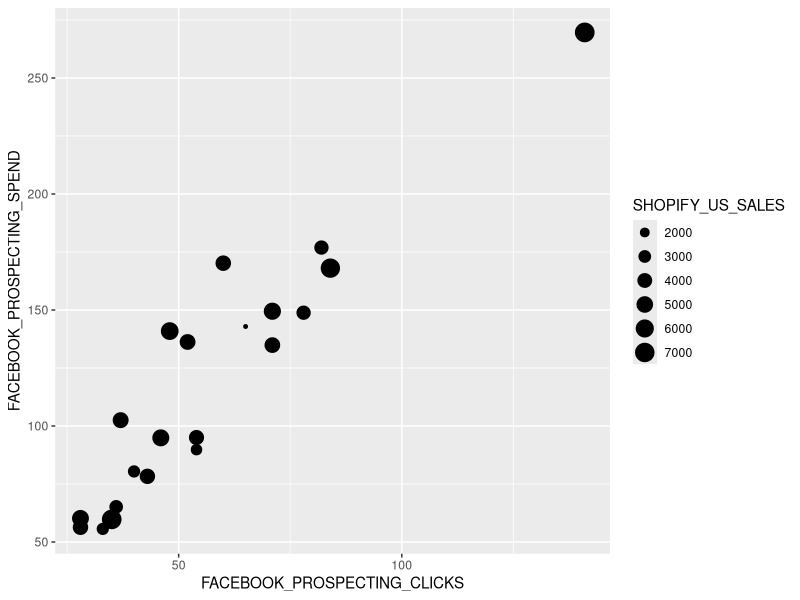
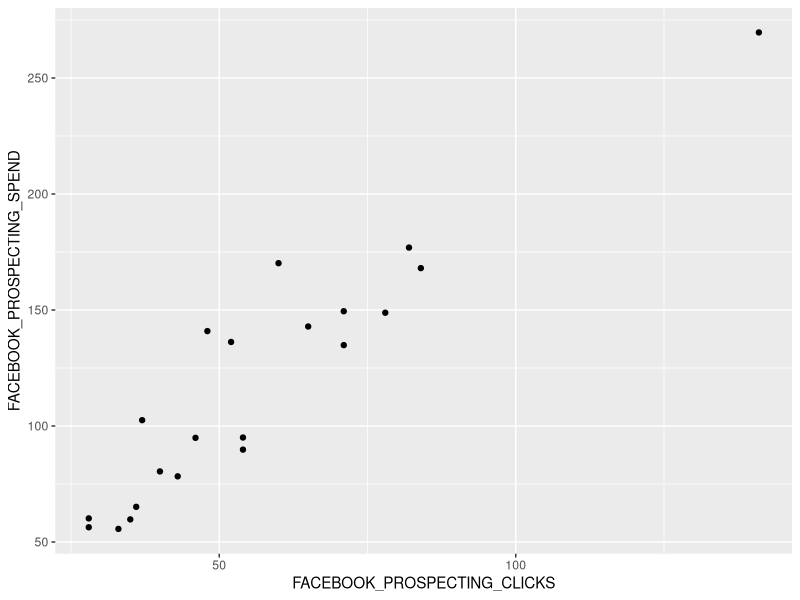
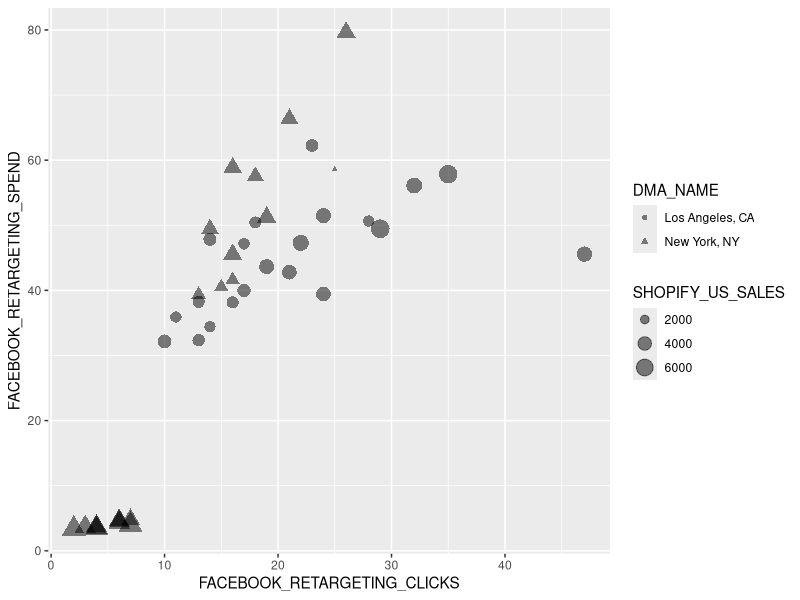
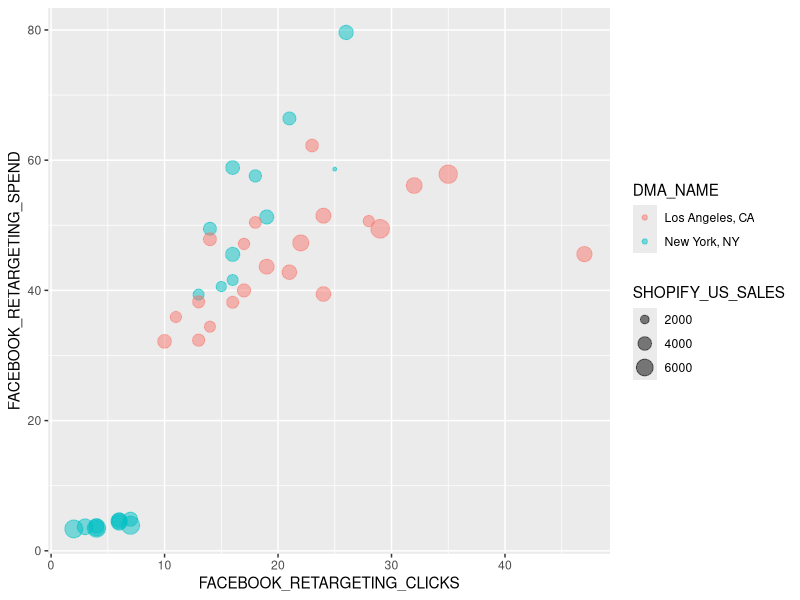
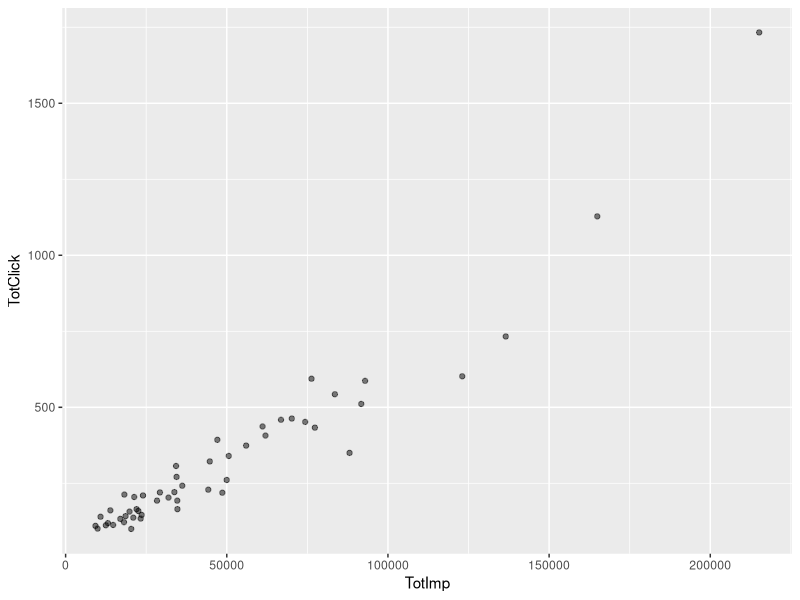
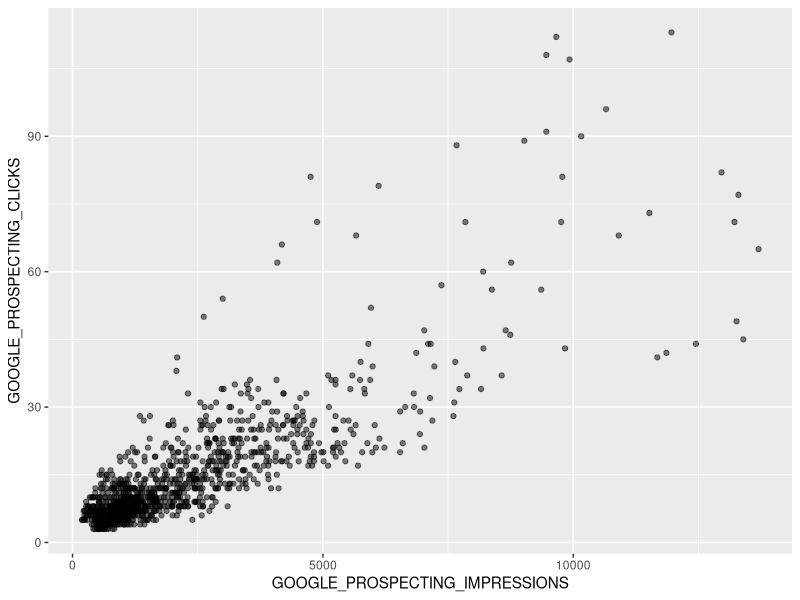
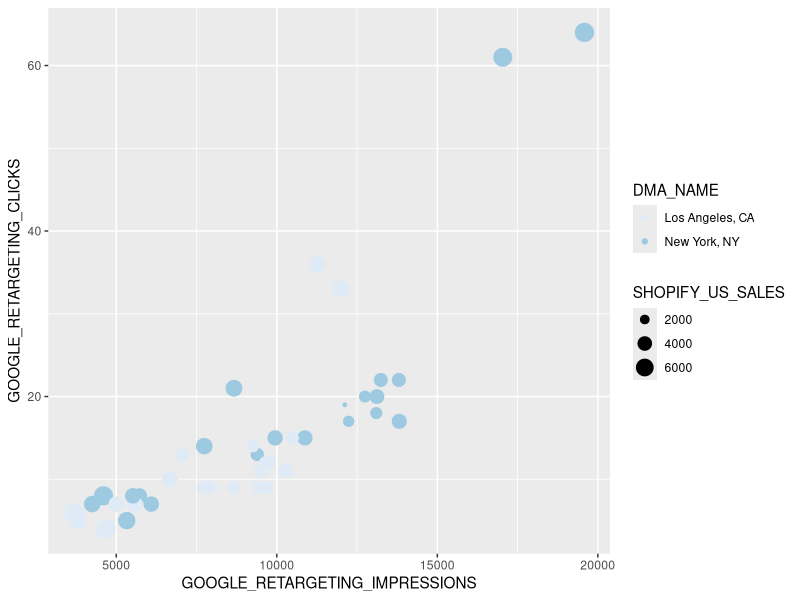
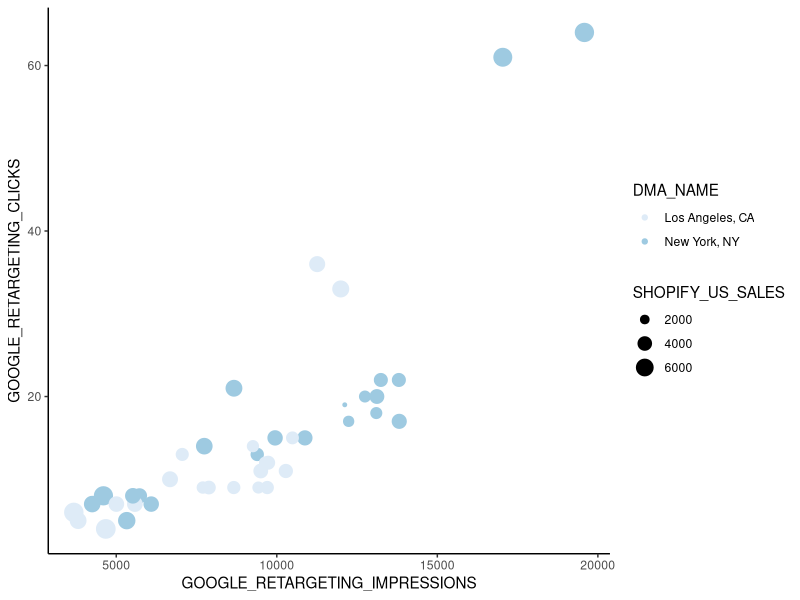

Generate these figures, in order, with R: (Note: this script raises an error after producing the figures.)
library(testthat)

# each call to test_that() produces one test
# each test represents one point value
# you can have multiple tests for each question

library(readxl)
library(ggplot2)
library(dplyr)
fexp <- read_excel("FieldExperiment.xlsx")
fexp <- data.frame(fexp)
fexp$DATE <- as.Date(fexp$DATE)
fexp$WEEK <- factor(fexp$WEEK)

fexpnykey <- fexp %>% 
  filter(DMA_NAME == "New York, NY")

FBProspkey <- ggplot(fexpnykey, aes(x = FACEBOOK_PROSPECTING_CLICKS, y = FACEBOOK_PROSPECTING_SPEND)) +
  geom_point()

FBProsp2key <- ggplot(fexpnykey, aes(x = FACEBOOK_PROSPECTING_CLICKS, 
                               y = FACEBOOK_PROSPECTING_SPEND,
                               size = SHOPIFY_US_SALES)) +
  geom_point()

fexp_nylakey <- fexp %>% 
  filter(DMA_NAME %in% c("New York, NY", "Los Angeles, CA"))

FBRetkey <- ggplot(data = fexp_nylakey, aes(x = FACEBOOK_RETARGETING_CLICKS,
                                      y = FACEBOOK_RETARGETING_SPEND,
                                      size = SHOPIFY_US_SALES,
                                      color = DMA_NAME)) +
  geom_point(alpha = .5)

FBRet2key <- ggplot(data = fexp_nylakey, aes(x = FACEBOOK_RETARGETING_CLICKS,
                                       y = FACEBOOK_RETARGETING_SPEND,
                                       size = SHOPIFY_US_SALES,
                                       shape = DMA_NAME)) +
  geom_point(alpha = .5)

fexp_top51key <- fexp %>% 
  filter(POPN > 600000)

GPC51key <- ggplot(data = fexp_top51key, aes(x = GOOGLE_PROSPECTING_IMPRESSIONS, 
                                       y = GOOGLE_PROSPECTING_CLICKS)) +
  geom_point(alpha = .5)

GPC51bkey <- fexp_top51key %>% 
  group_by(DMA_NAME) %>% 
  summarize(TotImp = sum(GOOGLE_PROSPECTING_IMPRESSIONS),
            TotClick = sum(GOOGLE_PROSPECTING_CLICKS)) %>% 
  ggplot(aes(x = TotImp, y = TotClick)) +
  geom_point(alpha = .5)

top51_ratiokey <- fexp_top51key %>% 
  group_by(DMA_NAME) %>% 
  summarize(TotSales = sum(SHOPIFY_US_SALES),
            POPN = mean(POPN)) %>% 
  mutate(SalesPerCap = TotSales / POPN)

SPChistkey <- ggplot(data = top51_ratiokey, aes(x = SalesPerCap)) +
  geom_histogram()

SPCBarkey <- ggplot(data = top51_ratiokey, aes(x = reorder(DMA_NAME, -SalesPerCap), y = SalesPerCap)) +
  geom_col() +
  theme(axis.text.x = element_text(angle = 90))

GRscatterkey <- ggplot(data = fexp_nylakey, aes(x = GOOGLE_RETARGETING_IMPRESSIONS,
                                          y = GOOGLE_RETARGETING_CLICKS,
                                          color = DMA_NAME,
                                          size = SHOPIFY_US_SALES)) +
  geom_point()

GRscatterbkey <- ggplot(data = fexp_nylakey, aes(x = GOOGLE_RETARGETING_IMPRESSIONS,
                                           y = GOOGLE_RETARGETING_CLICKS,
                                           color = DMA_NAME,
                                           size = SHOPIFY_US_SALES)) +
  geom_point() +
  scale_color_brewer()

GRscatterckey <- ggplot(data = fexp_nylakey, aes(x = GOOGLE_RETARGETING_IMPRESSIONS,
                                           y = GOOGLE_RETARGETING_CLICKS,
                                           color = DMA_NAME,
                                           size = SHOPIFY_US_SALES)) +
  geom_point() +
  scale_color_brewer() +
  theme_classic()

GRscatterdkey <- ggplot(data = fexp_nylakey, aes(x = GOOGLE_RETARGETING_IMPRESSIONS,
                                           y = GOOGLE_RETARGETING_CLICKS,
                                           color = DMA_NAME,
                                           size = SHOPIFY_US_SALES)) +
  geom_point() +
  scale_color_brewer(palette = "Set2") +
  theme_classic()

top51_ratiokey <- top51_ratiokey %>% 
  mutate(POPN2 = ifelse(POPN > 2000000, 3, ifelse(POPN < 1000000, 1, 2)))

SPCBar2key <- ggplot(data = top51_ratiokey, aes(x = reorder(DMA_NAME, -SalesPerCap), 
                                          y = SalesPerCap,
                                          fill = as.factor(POPN2))) +
  geom_col() +
  theme(axis.text.x = element_text(angle = 90))

SPCBar3key <- ggplot(data = top51_ratiokey, aes(x = reorder(DMA_NAME, -SalesPerCap), 
                                          y = SalesPerCap,
                                          fill = as.factor(POPN2))) +
  geom_col() +
  scale_fill_brewer(palette = "Dark2") +
  theme(axis.text.x = element_text(angle = 90))

popnbarkey <- ggplot(data = top51_ratiokey, aes(x = as.factor(POPN2), 
                                          y = POPN)) +
  geom_bar(stat = "identity")

popnbar2key <- ggplot(data = top51_ratiokey, aes(x = as.factor(POPN2), 
                                           y = POPN,
                                           fill = DMA_NAME)) +
  geom_bar(stat = "identity") +
  theme(legend.position = "none")

popnbar3key <- ggplot(data = top51_ratiokey, aes(x = as.factor(POPN2), 
                                           y = POPN,
                                           fill = DMA_NAME)) +
  geom_bar(stat = "identity", position = "dodge") +
  theme(legend.position = "none")

popnbar4key <- ggplot(data = top51_ratiokey, aes(x = as.factor(POPN2), 
                                           y = POPN,
                                           fill = DMA_NAME)) +
  geom_bar(stat = "identity", position = "fill") +
  theme(legend.position = "none")

popnbar5key <- ggplot(data = top51_ratiokey, aes(x = as.factor(POPN2), 
                                           y = POPN,
                                           fill = DMA_NAME)) +
  geom_bar(stat = "identity", 
           position = position_dodge(width = .5),
           alpha = .5) +
  theme(legend.position = "none")



test_that("Q1 Names (visible)", {
  
  expect_true(dim(fexpny)[1] == 21)
  expect_true(dim(fexpny)[2] == 26)
  expect_true(names(fexpny)[1] == "DATE")
  expect_true(names(fexpny)[4] == "DMA_CONDITION")
  expect_true(names(fexpny)[9] == "GOOGLE_RETARGETING_IMPRESSIONS")

})

test_that("Q2 plot (visible)", {
  
  expect_equal(FBProsp$layers[[1]], FBProspkey$layers[[1]])
  expect_equal(FBProsp$scales, FBProspkey$scales)
  expect_equal(FBProsp$mapping, FBProspkey$mapping)
  expect_equal(FBProsp$labels, FBProspkey$labels)
  
})

test_that("Q3 plot (visible)", {
  
  expect_equal(FBProsp2$layers[[1]], FBProsp2key$layers[[1]])
  expect_equal(FBProsp2$scales, FBProsp2key$scales)
  expect_equal(FBProsp2$mapping, FBProsp2key$mapping)
  expect_equal(FBProsp2$labels, FBProsp2key$labels)
  
})


test_that("Q4 plot (visible)", {
  
  expect_equal(FBRet$layers[[1]], FBRetkey$layers[[1]])
  expect_equal(FBRet$scales, FBRetkey$scales)
  expect_equal(FBRet$mapping, FBRetkey$mapping)
  expect_equal(FBRet$labels, FBRetkey$labels)
  
})


test_that("Q5 plot (visible)", {
  
  expect_equal(FBRet2$layers[[1]], FBRet2key$layers[[1]])
  expect_equal(FBRet2$scales, FBRet2key$scales)
  expect_equal(FBRet2$mapping, FBRet2key$mapping)
  expect_equal(FBRet2$labels, FBRet2key$labels)
  
})


test_that("Q7 plot (visible)", {
  
  expect_equal(GPC51$layers[[1]], GPC51key$layers[[1]])
  expect_equal(GPC51$scales, GPC51key$scales)
  expect_equal(GPC51$mapping, GPC51key$mapping)
  expect_equal(GPC51$labels, GPC51key$labels)
  
})


test_that("Q8 plot (visible)", {
  
  expect_equal(GPC51b$layers[[1]], GPC51bkey$layers[[1]])
  expect_equal(GPC51b$scales, GPC51bkey$scales)
  expect_equal(GPC51b$mapping, GPC51bkey$mapping)
  expect_equal(GPC51b$labels, GPC51bkey$labels)
  
})


test_that("Q10 plot (visible)", {
  
  expect_equal(SPChist$layers[[1]], SPChistkey$layers[[1]])
  expect_equal(SPChist$scales, SPChistkey$scales)
  expect_equal(SPChist$mapping, SPChistkey$mapping)
  expect_equal(SPChist$labels, SPChistkey$labels)
  
})


test_that("Q11 plot (visible)", {
  
  expect_equal(SPCBar$layers[[1]], SPCBarkey$layers[[1]])
  expect_equal(SPCBar$scales, SPCBarkey$scales)
  expect_equal(SPCBar$mapping, SPCBarkey$mapping)
  expect_equal(SPCBar$labels, SPCBarkey$labels)
  
})


test_that("Q14 plot (visible)", {
  
  expect_equal(GRscatter$layers[[1]], GRscatterkey$layers[[1]])
  expect_equal(GRscatter$scales, GRscatterkey$scales)
  expect_equal(GRscatter$mapping, GRscatterkey$mapping)
  expect_equal(GRscatter$labels, GRscatterkey$labels)
  
})


test_that("Q15 plot (visible)", {
  
  expect_equal(GRscatterb$layers[[1]], GRscatterbkey$layers[[1]])
  expect_equal(GRscatterb$scales, GRscatterbkey$scales)
  expect_equal(GRscatterb$mapping, GRscatterbkey$mapping)
  expect_equal(GRscatterb$labels, GRscatterbkey$labels)
  
})

test_that("Q16 plot (visible)", {
  
  expect_equal(GRscatterc$layers[[1]], GRscatterckey$layers[[1]])
  expect_equal(GRscatterc$scales, GRscatterckey$scales)
  expect_equal(GRscatterc$mapping, GRscatterckey$mapping)
  expect_equal(GRscatterc$labels, GRscatterckey$labels)
  
})

test_that("Q17 plot (visible)", {
  
  expect_equal(GRscatterd$layers[[1]], GRscatterdkey$layers[[1]])
  expect_equal(GRscatterd$scales, GRscatterdkey$scales)
  expect_equal(GRscatterd$mapping, GRscatterdkey$mapping)
  expect_equal(GRscatterd$labels, GRscatterdkey$labels)
  
})

test_that("Q19 plot (visible)", {
  
  expect_equal(SPCBar2$layers[[1]], SPCBar2key$layers[[1]])
  expect_equal(SPCBar2$scales, SPCBar2key$scales)
  expect_equal(SPCBar2$mapping, SPCBar2key$mapping)
  expect_equal(SPCBar2$labels, SPCBar2key$labels)
  
})

test_that("Q20 plot (visible)", {
  
  expect_equal(SPCBar3$layers[[1]], SPCBar3key$layers[[1]])
  expect_equal(SPCBar3$scales, SPCBar3key$scales)
  expect_equal(SPCBar3$mapping, SPCBar3key$mapping)
  expect_equal(SPCBar3$labels, SPCBar3key$labels)
  
})

test_that("Q21 plot (visible)", {
  
  expect_equal(popnbar$layers[[1]], popnbarkey$layers[[1]])
  expect_equal(popnbar$scales, popnbarkey$scales)
  expect_equal(popnbar$mapping, popnbarkey$mapping)
  expect_equal(popnbar$labels, popnbarkey$labels)
  
})

test_that("Q23 plot (visible)", {
  
  expect_equal(popnbar3$layers[[1]], popnbar3key$layers[[1]])
  expect_equal(popnbar3$scales, popnbar3key$scales)
  expect_equal(popnbar3$mapping, popnbar3key$mapping)
  expect_equal(popnbar3$labels, popnbar3key$labels)
  
})

test_that("Q25 plot (visible)", {
  
  expect_equal(popnbar5$layers[[1]], popnbar5key$layers[[1]])
  expect_equal(popnbar5$scales, popnbar5key$scales)
  expect_equal(popnbar5$mapping, popnbar5key$mapping)
  expect_equal(popnbar5$labels, popnbar5key$labels)
  
})
